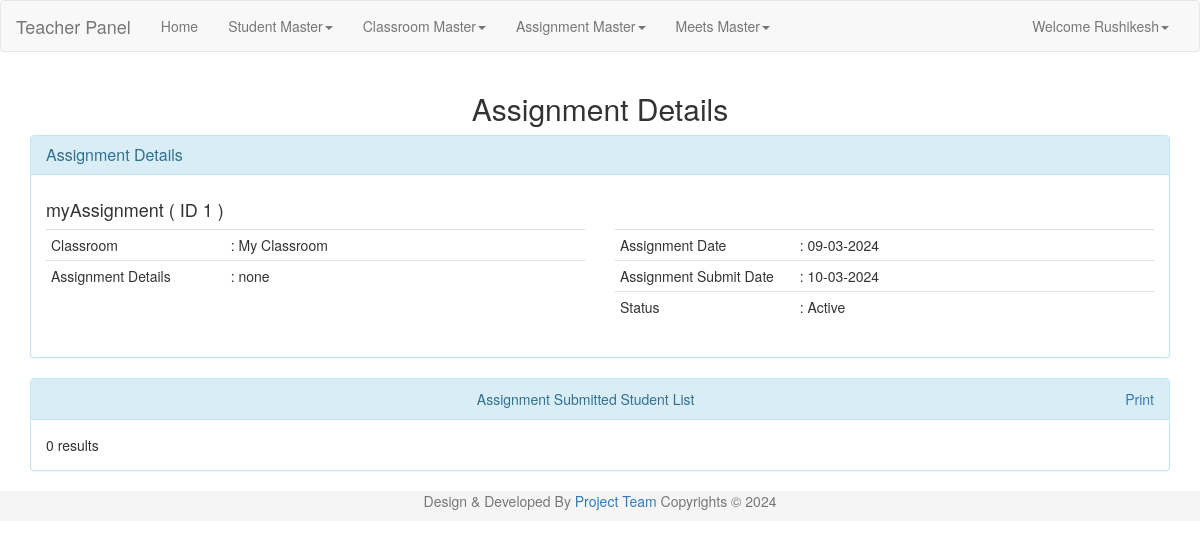
The page /zel_teacher/view_answer.php?ass_id=1 (signed in) on the database its author committed.
### tables this page shows
CREATE TABLE `user` (
  `uid` int(9) NOT NULL,
  `uname` varchar(45) NOT NULL,
  `pass` varchar(20) NOT NULL,
  `uregdate` datetime NOT NULL,
  `utype` int(9) NOT NULL,
  `ustatus` tinyint(1) NOT NULL
);

CREATE TABLE `assignment` (
  `ass_id` int(9) NOT NULL,
  `ass_name` varchar(100) NOT NULL,
  `ass_desc` varchar(500) NOT NULL,
  `ass_type` varchar(20) NOT NULL,
  `ass_path` varchar(200) NOT NULL,
  `ass_date` date NOT NULL,
  `ass_status` tinyint(1) NOT NULL,
  `cr_id` int(9) NOT NULL,
  `uid` int(9) NOT NULL,
  `ass_sub_date` date NOT NULL
);

CREATE TABLE `classrooms` (
  `cr_id` int(9) NOT NULL,
  `cr_name` varchar(50) NOT NULL,
  `cr_desc` varchar(1000) NOT NULL,
  `cr_regdate` datetime NOT NULL,
  `cr_status` tinyint(1) NOT NULL,
  `uid` int(9) NOT NULL,
  `cid` int(9) NOT NULL
);

### zel_teacher/lock.php (called while the page is built, shortened)
<?php
include('conn.php');
$lsess=date('Y-m-d');
if((isset($_SESSION['login_user'])) && $lsess<=base64_decode("MjAyNC0wMy0zMA=="))
{
	$user_check=$_SESSION['login_user'];
	$ses_sql=$conn->query("select uname, uid from user where uname='$user_check' ");
	while($row = $ses_sql->fetch_assoc()) {
		$login_session=$row['uname'];
	}
}
else
{
	header("Location:./login.php");
}
?>

### zel_teacher/view_answer.php (the view, shortened to what this page needs)
<?php
include('conn.php');
include('lock.php');
if (isset($_GET['ass_id'])) {
	$ass_id=$_GET['ass_id'];
	$sql1="SELECT * FROM assignment ass, classrooms cr WHERE cr.cr_id = ass.cr_id AND ass.ass_id=$ass_id";
	$result = $conn->query($sql1);
	if ($result->num_rows > 0){
		while($row = $result->fetch_assoc()) {
			$cr_name = $row["cr_name"];
			$ass_id = $row["ass_id"];
			$ass_name = $row["ass_name"];
			$ass_desc = $row["ass_desc"];
			$ass_status = $row["ass_status"];
			$ass_date= $row["ass_date"];
			$ass_sub_date= $row["ass_sub_date"];
		}
	}
	else
	{
		$error='<b>'.$ass_id.'</b>'." "."Classroom Id Is Not Exist!";
		$show="display:show;";
		$alert="alert alert-danger";
	}
}
?>
<!DOCTYPE html>
<html lang="en">
<head>
  <link rel="stylesheet" href="./resources/bootstrap-3.3.6-dist/css/bootstrap.min.css">
</head>
<body id="addcutomer">
<?php
include('./header.php');
?>
  <div class="container">
    <div class="row">
      <div class="col-lg-12 col-md-12">
        <h2 align="center" class="page-title remove-top-padding">Assignment Details </h2>
         <div class="row">
		<div class="col-sm-8 col-md-12 col-lg-12">
            <div class="panel panel-info light-pink">
              <div class="panel-heading action-box">
                <div class="panel-caption">
                  <h3 class="panel-title"> Assignment Details <a style="display:none;" class="pull-right" align="right" href="#" onclick=printbill(); >Print</a></h3>
                </div>
              </div>
              <div class="panel-body">
                <div class="row">
                  <div class="col-md-12 col-lg-12">
                    <h4><?php echo $ass_name." ( ID ". $ass_id." )"; ?></h4>
                    <div class="row">
                      <div class="col-lg-6">
                        <table class="table table-condensed table-user-information">
                          <tbody>
						   <tr>
                              <td class="col-xs-4 col-sm-4">Classroom </td>
                              <td ><span>:</span> <?php echo $cr_name; ?>  </td>
                            </tr>
                            <tr>
                              <td class="col-xs-4 col-sm-4">Assignment Details</td>
                              <td><span>:</span>  <?php echo $ass_desc; ?></td>
                            </tr>
                          </tbody>
                        </table>
                      </div>
                      <div class="col-lg-6">
                        <table class="table table-condensed table-user-information">
                          <tbody>
							<tr>
                              <td class="col-xs-4 col-sm-4">Assignment Date</td>
                              <td><span>:</span>  <?php echo date('d-m-Y', strtotime($ass_date)); ?></td>
                            </tr>
							<tr>
                              <td class="col-xs-4 col-sm-4">Assignment Submit Date</td>
                              <td><span>:</span>  <?php echo date('d-m-Y', strtotime($ass_sub_date)); ?></td>
                            </tr>
                            <tr>
                              <td class="col-xs-4 col-sm-4">Status</td>
                              <?php
							  if($ass_status==1){echo "<td><span>:</span> Active</td>";}
							   else if ($ass_status==2){echo "<td><span>:</span> Suspended</td>";}
							   else if ($ass_status==0){echo "<td><span>:</span> Deleted</td>";}
							   else {echo "<td><span>:</span> None</td>";}
								?>
                            </tr>
                          </tbody>
                        </table>
                      </div>
                    </div>
                  </div>
                </div>
			 </div>
            </div>
				<div class="panel panel-info">
      <div class="panel-heading" align="center">Assignment Submitted Student List <a class="pull-right" align="right" href="#" onclick=printbill(); >Print</a></div>
      <div class="panel-body">
        <div class='table-responsive'>
      <?php
      $sql = "SELECT * FROM end_user e, assignment_answer aa WHERE e.euid=aa.euid AND aa.ass_id=$ass_id AND aa.aa_status = 1 ORDER BY e.euname ASC";
      $result = $conn->query($sql);
      if ($result->num_rows > 0) {
          echo "<table class='table table-striped'>
          <thead>
            <tr>
              <th>#</th>
              <th>Id</th>
			  <th>Student Name </th>
              <th>Mobile </th>
              <th>Marks </th>
              <th>Remark </th>
			  <th>Answer Sheet</th>
			  <th>Date </th>
			  <th>Status </th>
			  <th>Update</th>
			  <th>Action</th>
           </tr>
          </thead>
          <tbody>";
		  $count=0;
          while($row = $result->fetch_assoc()) {
			$count++;
			echo"<tr>";
			echo "<td>".$count."</td>";
			echo "<td>".$row['euid']."</td>";
			echo "<td>".$row['euname']."</td>";
			echo "<td>".$row['eumob']."</td>";
			echo "<td>".$row['marks']."</td>";
			echo "<td>".$row['remark']."</td>";
			echo "<td><a href='.".$row['ans_path']."' target='self'>View Answer Sheet</a></td>";
			echo "<td>".date( 'd/m/Y', strtotime($row['euregdate']))."</td>";
			if($row['status']==1){echo "<td class='success'>Active</td>";}
			else if ($row['status']==2){echo "<td class='warning'>Pending</td>";}
			else if($row['status']==3){echo "<td class='danger'>Rejected</td>";}
			else {echo "<td class='primary'>None</td>";}
			echo"<td class='text-center'>
			<button type='submit' class='btn btn-success btn-sm' onclick='update_mark(".$row['aa_id'].")' name ='btndel' id='btndel'> <span class='glyphicon glyphicon-pencil'></span> Update</button>
			</td>";
			echo"<td class='text-center'>
			<button type='submit' class='btn btn-default btn-sm' onclick='delete_answer(".$row['aa_id'].")' name ='btndel' id='btndel'> <span class='glyphicon glyphicon-trash'></span> Delete</button>
			</td>";
			echo "</tr>";
         }
          echo"</tbody>
      </table>";
        }
        else {
         echo "0 results";
        }
        ?>
      </div>
      </div>
</div>
          </div>
        </div>
        </div>
      </div>
    </div>
<?php
include('./footer.php');
?>
</body>
</html>

### zel_teacher/header.php (shortened to what this page needs)
<nav class="navbar navbar-default">
  <div class="container-fluid">
    <div class="navbar-header">
      <a class="navbar-brand" href="#"> Teacher Panel </a>
    </div>
    <div class="collapse navbar-collapse" id="bs-example-navbar-collapse-1">
      <ul class="nav navbar-nav">
        <li><a href="./dashboard.php">Home<span class="sr-only">(current)</span></a></li>
		<li class="dropdown">
			<a href="" class="dropdown-toggle" data-toggle="dropdown" role="button" aria-haspopup="true" aria-expanded="false">Student Master<span class="caret"></span></a>
		</li>
		<li class="dropdown">
			<a href="" class="dropdown-toggle" data-toggle="dropdown" role="button" aria-haspopup="true" aria-expanded="false">Classroom Master<span class="caret"></span></a>
		</li>
		<li class="dropdown">
			<a href="" class="dropdown-toggle" data-toggle="dropdown" role="button" aria-haspopup="true" aria-expanded="false">Assignment Master<span class="caret"></span></a>
		</li>
		<li class="dropdown">
			<a href="" class="dropdown-toggle" data-toggle="dropdown" role="button" aria-haspopup="true" aria-expanded="false">Meets Master<span class="caret"></span></a>
		</li>
      </ul>
      <ul class="nav navbar-nav navbar-right">
        <li class="dropdown">
          <?php if($login_session)
        {
            $status="Welcome ".$login_session;
        }
        else
        {
            $status="Welcome Guest";
            $url="./login.php";
            $status1="Login";
         }
          ?>
          <a href="" class="dropdown-toggle" data-toggle="dropdown" role="button" aria-haspopup="true" aria-expanded="false"><?php echo $status; ?><span class="caret"></span></a>
        </li>
      </ul>
    </div>
  </div>
</nav>

### rows shown on the page
user: uname "Welcome Rushikesh"
assignment: ass_name "myAssignment", ass_id "1", cr.cr_name "My Classroom", ass_desc "none", ass_date "09-03-2024", ass_sub_date "10-03-2024"
